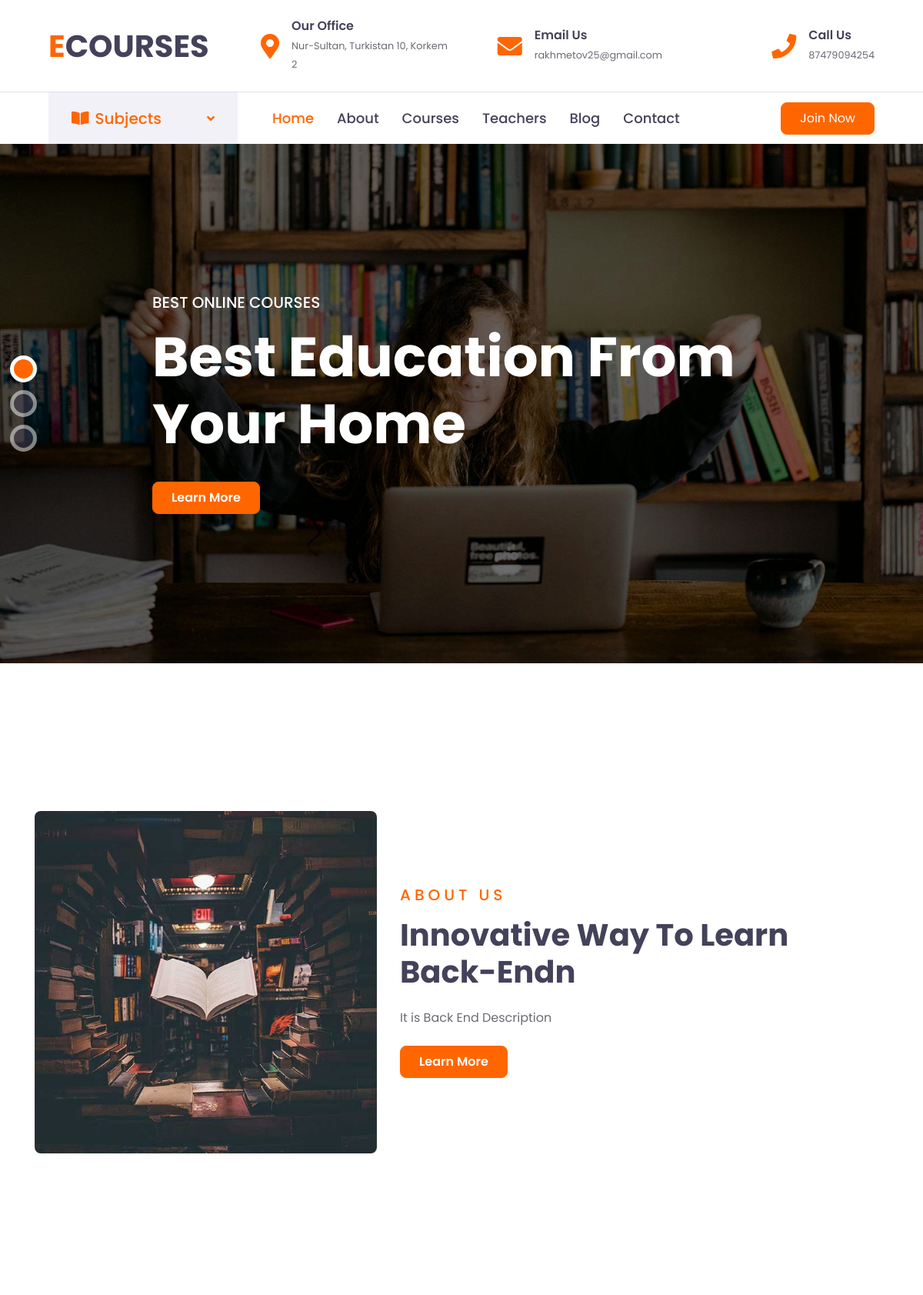
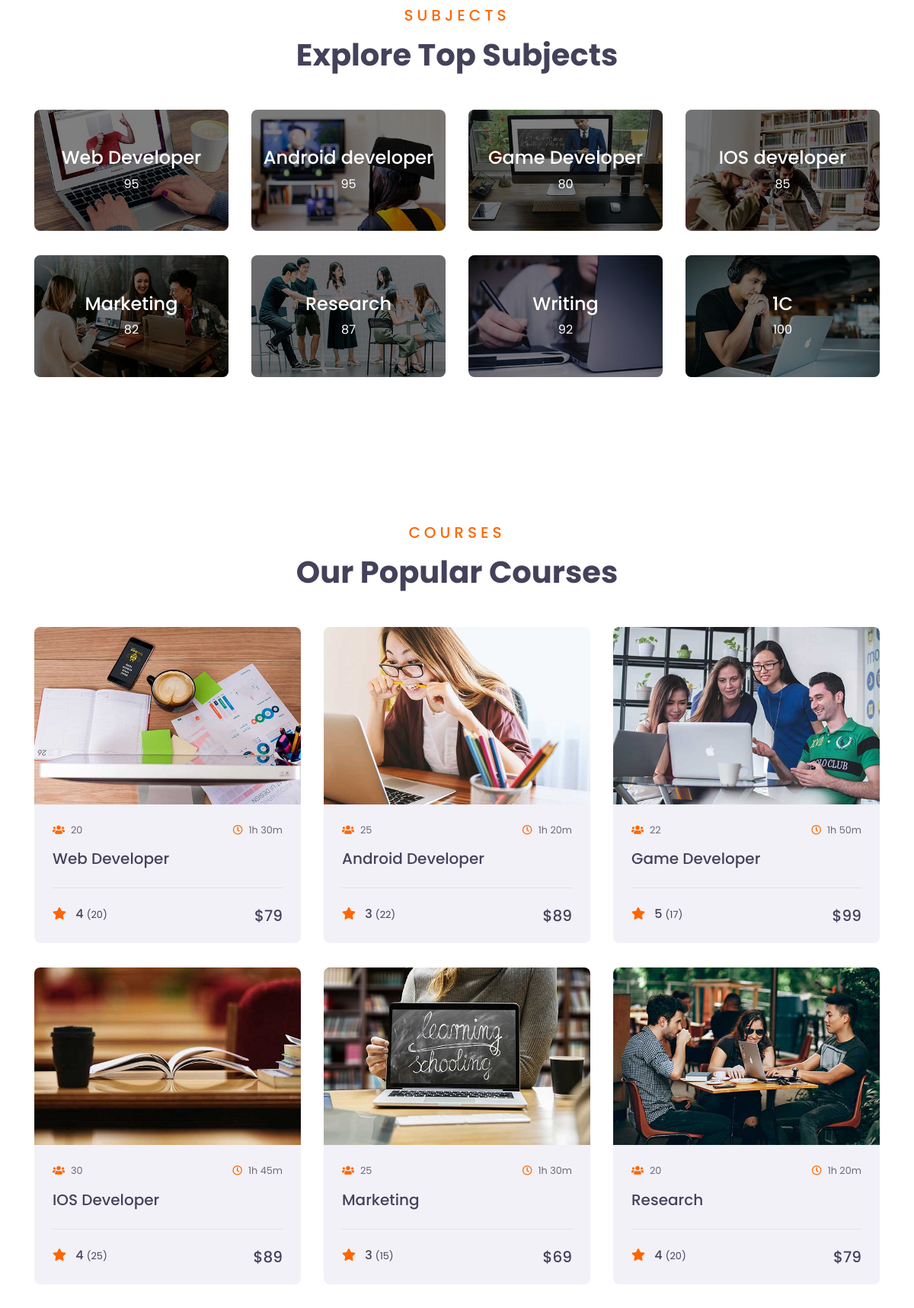
The page / (upper part) on the database its author committed (2 pictures, top to bottom).
### main/models.py (models this page shows, shortened)
class Contact(models.Model):
    address = models.CharField(max_length=300)
    email = models.CharField(max_length=300)
    phone = models.IntegerField()
    twitter = models.CharField(max_length=300, default='', blank=True)
    facebook = models.CharField(max_length=300, default='', blank=True)
    linkedIn = models.CharField(max_length=300, default='', blank=True)
    instagram = models.CharField(max_length=300, default='', blank=True)

class OnlineCourses(models.Model):
    min_title = models.CharField(max_length=300, blank=True)
    title = models.CharField(max_length=300)
    logo = models.ImageField(upload_to='upload')

class AboutUs(models.Model):
    title = models.CharField(max_length=300)
    description = models.TextField()
    logo = models.ImageField(upload_to='upload')
    percent = models.IntegerField(default=0)
    short_description = models.TextField()
    info1 = models.CharField(max_length=300)
    info2 = models.CharField(max_length=300)
    info3 = models.CharField(max_length=300)
    info4 = models.CharField(max_length=300, default='')
    info5 = models.CharField(max_length=300, default='')
    info6 = models.CharField(max_length=300, default='')
    logo2 = models.ImageField(upload_to='upload', default='')
    logo3_header = models.ImageField(upload_to='upload', default='')

class Category(models.Model):
    title = models.CharField(max_length=300)
    logo = models.ImageField(upload_to='upload')
    count_courses = models.IntegerField(default=0)
    popular = models.BooleanField()

class Courses(models.Model):
    title = models.CharField(max_length=300)
    category = models.ForeignKey(Category, on_delete=models.CASCADE, blank=True)
    count_students = models.IntegerField(default=0, blank=True)
    duration = models.TimeField(blank=True, null=True)
    rating = models.IntegerField(default=0, blank=True)
    reviews = models.IntegerField(default=0, blank=True)
    price = models.IntegerField(default=0, blank=True)
    comments_count = models.IntegerField(default=0, blank=True)
    description = models.TextField(max_length=300, blank=True)
    short_title = models.CharField(max_length=300, blank=True)
    logo = models.ImageField(upload_to='upload', default='')
    hours = models.TimeField(blank=True, null=True)
    minutes = models.TimeField(blank=True, null=True)
    hours_int = models.IntegerField(default=0, blank=True)
    minutes_int = models.IntegerField(default=0, blank=True)

### main/views.py (the view, shortened to what this page needs)
# urls.py: path('', indexHandler),
def indexHandler(request):
    contact = Contact.objects.all()
    online_courses = OnlineCourses.objects.all()
    abouts = AboutUs.objects.all()
    category = Category.objects.all()
    courses = Courses.objects.all()
    feed_backs = FeedBack.objects.all()
    popular = Category.objects.filter(popular=True)
    name = request.POST.get('name', '')
    email = request.POST.get('email', '')
    cat = int(request.POST.get('category', 0))
    action = request.POST.get('action', '')
    ema1l = request.POST.get('ema1l', '')
    blogs_subjects = Blog.objects.filter(is_main=True).order_by('data')
    errors = []
    blogs_count = Blog.objects.filter(is_main=True).order_by('data').count()
    f = blogs_count % 3
    if f == 0:
        blogs = Blog.objects.filter(is_main=True).order_by('data')
    else:
        blogs = Blog.objects.filter(is_main=True).order_by('data')[:blogs_count - f]
    teachers_count = Teachers.objects.all().order_by('-level').count()
    f = teachers_count % 4
    if f == 0:
        teachers = Teachers.objects.all().order_by('-level')
    else:
        teachers = Teachers.objects.all().order_by('-level')[:teachers_count - f]
    return render(request, 'index.html',
                  {'contact': contact,
                   'online_courses': online_courses,
                   'abouts': abouts,
                   'category': category,
                   'courses': courses,
                   'teachers': teachers,
                   'feed_backs': feed_backs,
                   'blogs_count': blogs_count,
                   'popular': popular,
                   'errors': errors,
                   'blogs': blogs,
                   'blogs_subjects': blogs_subjects,
                   })

### templates/index.html (shortened to what this page needs)
{% extends 'base.html' %}
{% block content %}
    <div class="container-fluid p-0 pb-5 mb-5">
        <div id="header-carousel" class="carousel slide carousel-fade" data-ride="carousel">
            <ol class="carousel-indicators">
                {% for oc in online_courses %}
                <li data-target="#header-carousel" data-slide-to="{{ forloop.counter0 }}" {% if forloop.first %} class="active" {% endif %}></li>
                {% endfor %}
            </ol>
            <div class="carousel-inner">
                {% for oc in online_courses %}
                <div class="carousel-item {% if forloop.first %} active {% endif %}" style="min-height: 300px;">
                    <img class="position-relative w-100" src="/media/{{ oc.logo }}" style="min-height: 300px; object-fit: cover;">
                    <div class="carousel-caption d-flex align-items-center justify-content-center">
                        <div class="p-5" style="width: 100%; max-width: 900px;">
                            <h5 class="text-white text-uppercase mb-md-3"> BEST ONLINE COURSES </h5>
                            <h1 class="display-3 text-white mb-md-4"> {{ oc.title }} </h1>
                            <a href="/courses" class="btn btn-primary py-md-2 px-md-4 font-weight-semi-bold mt-2">Learn More</a>
                        </div>
                    </div>
                </div>
                {% endfor %}
            </div>
        </div>
    </div>
    <div class="container-fluid py-5">
        <div class="container py-5">
            <div class="row align-items-center">
                {% for about in abouts %}
                <div class="col-lg-5">
                    <img class="img-fluid rounded mb-4 mb-lg-0" src="/media/{{ about.logo }}" alt="">
                </div>
                <div class="col-lg-7">
                    <div class="text-left mb-4">
                        <h5 class="text-primary text-uppercase mb-3" style="letter-spacing: 5px;">About Us</h5>
                        <h1>{{ about.title }}n</h1>
                    </div>
                    <p>{{ about.description }}</p>
                    <a href="/about" class="btn btn-primary py-md-2 px-md-4 font-weight-semi-bold mt-2">Learn More</a>
                </div>
                {% endfor %}
            </div>
        </div>
    </div>
    <div class="container-fluid py-5">
        <div class="container pt-5 pb-3">
            <div class="text-center mb-5">
                <h5 class="text-primary text-uppercase mb-3" style="letter-spacing: 5px;">Subjects</h5>
                <h1>Explore Top Subjects</h1>
            </div>
            <div class="row">
                {% for cat in category %}
                <div class="col-lg-3 col-md-6 mb-4">
                    <div class="cat-item position-relative overflow-hidden rounded mb-2">
                        <img class="img-fluid" src="/media/{{ cat.logo }}" alt="">
                        <a class="cat-overlay text-white text-decoration-none" href="/blog/?category_id={{ cat.id }}">
                            <h4 class="text-white font-weight-medium">{{ cat.title }}</h4>
                            <span>{{ cat.count_courses }}</span>
                        </a>
                    </div>
                </div>
                {% endfor %}
            </div>
        </div>
    </div>
    <div class="container-fluid py-5">
        <div class="container py-5">
            <div class="text-center mb-5">
                <h5 class="text-primary text-uppercase mb-3" style="letter-spacing: 5px;">Courses</h5>
                <h1>Our Popular Courses</h1>
            </div>
            <div class="row">
                {% for cour in courses %}
                <div class="col-lg-4 col-md-6 mb-4">
                    <div class="rounded overflow-hidden mb-2">
                        <img class="img-fluid" src="/media/{{ cour.logo }}" alt="">
                        <div class="bg-secondary p-4">
                            <div class="d-flex justify-content-between mb-3">
                                <small class="m-0"><i class="fa fa-users text-primary mr-2"></i>{{ cour.count_students }}</small>
                                <small class="m-0"><i class="far fa-clock text-primary mr-2"></i>{{ cour.hours_int }}h {{ cour.minutes_int }}m</small>
                            </div>
                            <a class="h5" href="/blog/?category_id={{ cour.id }}">{{ cour.title }}</a>
                            <div class="border-top mt-4 pt-4">
                                <div class="d-flex justify-content-between">
                                    <h6 class="m-0"><i class="fa fa-star text-primary mr-2"></i> {{ cour.rating }} <small>({{ cour.comments_count }})</small></h6>
                                    <h5 class="m-0">${{ cour.price }}</h5>
                                </div>
                            </div>
                        </div>
                    </div>
                </div>
                {% endfor %}
            </div>
        </div>
    </div>
{% endblock %}

### templates/base.html (shortened to what this page needs)
<!DOCTYPE html>
<html lang="en">
<head>
    <link href="https://cdnjs.cloudflare.com/ajax/libs/font-awesome/5.10.0/css/all.min.css" rel="stylesheet">
    <link href="/static/lib/owlcarousel/assets/owl.carousel.min.css" rel="stylesheet">
    <link href="/static/css/style.css" rel="stylesheet">
</head>
<body>
    <div class="container-fluid d-none d-lg-block">
        <div class="row align-items-center py-4 px-xl-5">
            <div class="col-lg-3">
                <a href="" class="text-decoration-none">
                    <h1 class="m-0"><span class="text-primary">E</span>COURSES</h1>
                </a>
            </div>
            {% for con in contact %}
            <div class="col-lg-3 text-right">
                <div class="d-inline-flex align-items-center">
                    <i class="fa fa-2x fa-map-marker-alt text-primary mr-3"></i>
                    <div class="text-left">
                        <h6 class="font-weight-semi-bold mb-1">Our Office</h6>
                        <small>{{ con.address }}</small>
                    </div>
                </div>
            </div>
            <div class="col-lg-3 text-right">
                <div class="d-inline-flex align-items-center">
                    <i class="fa fa-2x fa-envelope text-primary mr-3"></i>
                    <div class="text-left">
                        <h6 class="font-weight-semi-bold mb-1">Email Us</h6>
                        <small>{{ con.email }}</small>
                    </div>
                </div>
            </div>
            <div class="col-lg-3 text-right">
                <div class="d-inline-flex align-items-center">
                    <i class="fa fa-2x fa-phone text-primary mr-3"></i>
                    <div class="text-left">
                        <h6 class="font-weight-semi-bold mb-1">Call Us</h6>
                        <small>{{ con.phone }}</small>
                    </div>
                </div>
            </div>
            {% endfor %}
        </div>
    </div>
    <div class="container-fluid">
        <div class="row border-top px-xl-5">
            <div class="col-lg-3 d-none d-lg-block">
                <a class="d-flex align-items-center justify-content-between bg-secondary w-100 text-decoration-none" data-toggle="collapse" href="#navbar-vertical" style="height: 67px; padding: 0 30px;">
                    <h5 class="text-primary m-0"><i class="fa fa-book-open mr-2"></i>Subjects</h5>
                    <i class="fa fa-angle-down text-primary"></i>
                </a>
            </div>
            <div class="col-lg-9">
                <nav class="navbar navbar-expand-lg bg-light navbar-light py-3 py-lg-0 px-0">
                    <div class="collapse navbar-collapse justify-content-between" id="navbarCollapse">
                        <div class="navbar-nav py-0">
                            <a href="/" class="js-home-active nav-item nav-link">Home</a>
                            <a href="/about" class="js-about-active nav-item nav-link">About</a>
                            <a href="/courses" class="js-course-active nav-item nav-link">Courses</a>
                            <a href="/teacher" class="js-teacher-active nav-item nav-link">Teachers</a>
                            <a href="/blog" class="js-blog-active nav-item nav-link">Blog</a>
                            <a href="/contact" class="js-contact-active nav-item nav-link">Contact</a>
                        </div>
                        <a class="btn btn-primary py-2 px-4 ml-auto d-none d-lg-block" href="/contact">Join Now</a>
                    </div>
                </nav>
            </div>
        </div>
    </div>
    {% block content %}
    {% endblock %}
</body>
</html>

### rows shown on the page
Contact: address "Nur-Sultan, Turkistan 10, Korkem 2", email "rakhmetov25@gmail.com", phone "87479094254"
OnlineCourses: logo (picture), title "Best Education From Your Home"
AboutUs: logo (picture), title "Innovative Way To Learn Back-End", description "It is Back End Description"
Category: logo (picture), title "Web Developer", count_courses "95"
Category: logo (picture), title "Android developer", count_courses "95"
Category: logo (picture), title "Game Developer", count_courses "80"
Category: logo (picture), title "IOS developer", count_courses "85"
Category: logo (picture), title "Marketing", count_courses "82"
Category: logo (picture), title "Research", count_courses "87"
Category: logo (picture), title "Writing", count_courses "92"
Category: logo (picture), title "1C", count_courses "100"
Courses: logo (picture), count_students "20", hours_int "1", minutes_int "30", title "Web Developer", rating "4", comments_count "20", price "79"
Courses: logo (picture), count_students "25", hours_int "1", minutes_int "20", title "Android Developer", rating "3", comments_count "22", price "89"
Courses: logo (picture), count_students "22", hours_int "1", minutes_int "50", title "Game Developer", rating "5", comments_count "17", price "99"
Courses: logo (picture), count_students "30", hours_int "1", minutes_int "45", title "IOS Developer", rating "4", comments_count "25", price "89"
Courses: logo (picture), count_students "25", hours_int "1", minutes_int "30", title "Marketing", rating "3", comments_count "15", price "69"
Courses: logo (picture), count_students "20", hours_int "1", minutes_int "20", title "Research", rating "4", comments_count "20", price "79"
